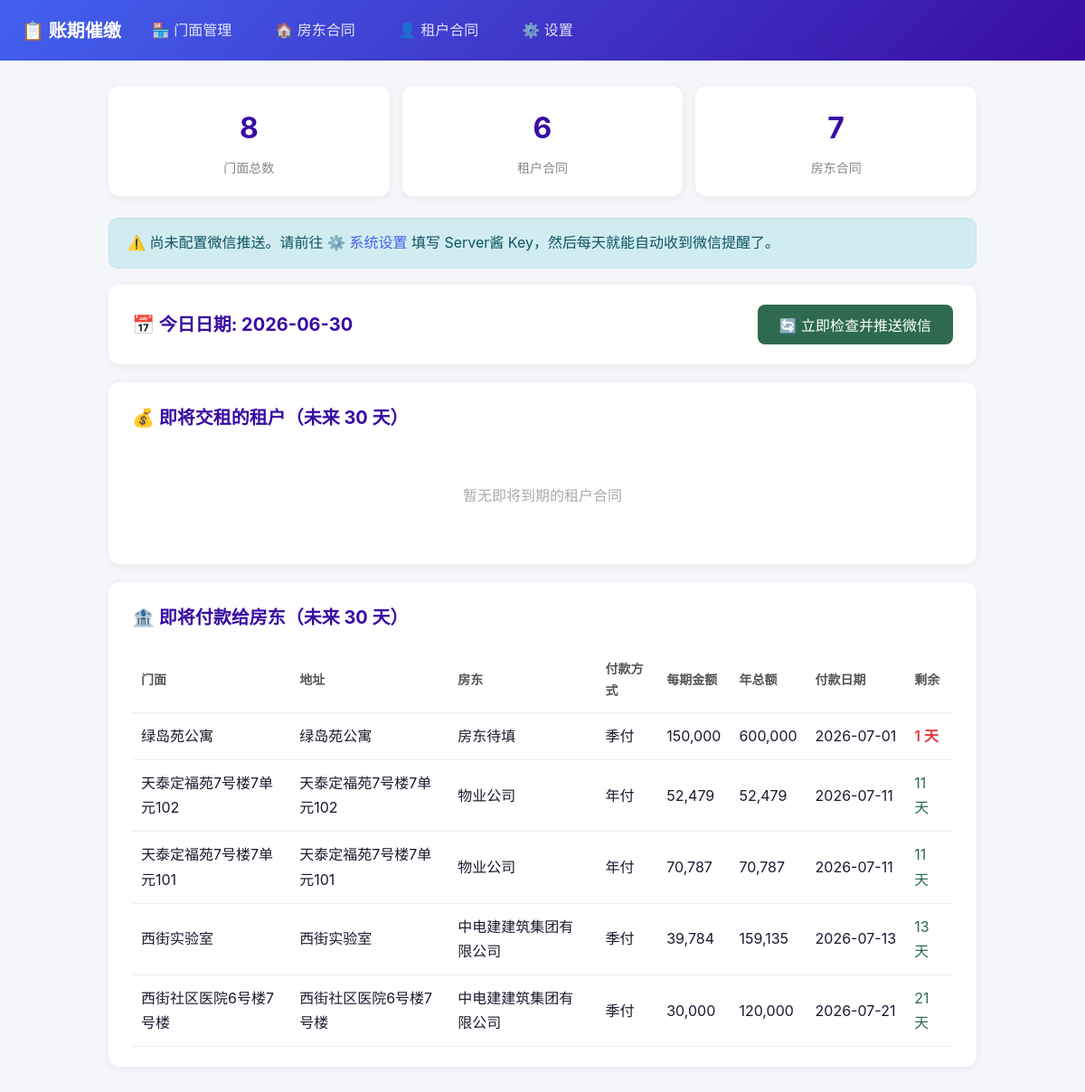
The page / on the database its author committed.
### tables this page shows
CREATE TABLE LandlordContracts (
            contract_id        INTEGER PRIMARY KEY AUTOINCREMENT,
            shop_id            INTEGER NOT NULL,
            landlord_name      TEXT NOT NULL,
            landlord_phone     TEXT DEFAULT '',
            signing_date       TEXT DEFAULT '',
            annual_amount      REAL DEFAULT 0,
            payment_method     TEXT DEFAULT '年付',
            installment_amount REAL DEFAULT 0,
            end_date           TEXT DEFAULT '',
            next_payment_date  TEXT NOT NULL
        );

CREATE TABLE Shops (
            shop_id    INTEGER PRIMARY KEY AUTOINCREMENT,
            shop_name  TEXT NOT NULL,
            address    TEXT DEFAULT ''
        );

### app.py (the view)
@app.route("/")
def index():
    conn = get_conn()
    today = date.today()
    tn = sql_now()
    tn30 = sql_now_plus(30)
    upcoming_tenants = conn.execute("""
        SELECT s.shop_name, s.address, t.tenant_name, t.tenant_phone, t.annual_amount, t.payment_method, t.installment_amount, t.next_payment_date
        FROM TenantContracts t
        JOIN Shops s ON s.shop_id = t.shop_id
        WHERE t.next_payment_date >= ?
          AND t.next_payment_date <= ?
        ORDER BY t.next_payment_date
    """, (tn, tn30)).fetchall()
    upcoming_landlords = conn.execute("""
        SELECT s.shop_name, s.address, l.landlord_name, l.landlord_phone, l.annual_amount, l.payment_method, l.installment_amount, l.next_payment_date
        FROM LandlordContracts l
        JOIN Shops s ON s.shop_id = l.shop_id
        WHERE l.next_payment_date >= ?
          AND l.next_payment_date <= ?
        ORDER BY l.next_payment_date
    """, (tn, tn30)).fetchall()
    shop_count = conn.execute("SELECT COUNT(*) AS c FROM Shops").fetchone()["c"]
    tenant_count = conn.execute("SELECT COUNT(*) AS c FROM TenantContracts").fetchone()["c"]
    landlord_count = conn.execute("SELECT COUNT(*) AS c FROM LandlordContracts").fetchone()["c"]
    conn.close()
    return render_template("index.html",
        today=today,
        upcoming_tenants=upcoming_tenants,
        upcoming_landlords=upcoming_landlords,
        shop_count=shop_count,
        tenant_count=tenant_count,
        landlord_count=landlord_count,
        key_ok=app.config.get("SCKEY", SCKEY) != "请替换为你的Server酱KEY",
    )

### app.py (called while the page is built)
@app.template_filter("to_date")
def to_date_filter(date_str):
    return datetime.strptime(date_str, DATE_FMT).date()

def get_conn():
    conn = sqlite3.connect(DB_PATH, timeout=30)
    conn.row_factory = sqlite3.Row
    conn.execute("PRAGMA journal_mode=WAL")
    conn.execute("PRAGMA foreign_keys=ON")
    return conn

def sql_now():
    return date.today().isoformat()

def sql_now_plus(days):
    return (date.today() + timedelta(days=days)).isoformat()

### templates/index.html (shortened to what this page needs)
{% extends "base.html" %}
{% block content %}
<div class="stats">
    <div class="stat-card">
        <div class="num">{{ shop_count }}</div>
        <div class="label">门面总数</div>
    </div>
    <div class="stat-card">
        <div class="num">{{ tenant_count }}</div>
        <div class="label">租户合同</div>
    </div>
    <div class="stat-card">
        <div class="num">{{ landlord_count }}</div>
        <div class="label">房东合同</div>
    </div>
</div>
{% if not key_ok %}
<div class="flash info">
    ⚠️ 尚未配置微信推送。请前往
    <a href="{{ url_for('settings') }}">⚙️ 系统设置</a>
    填写 Server酱 Key，然后每天就能自动收到微信提醒了。
</div>
{% endif %}
<div class="card" style="display:flex; align-items:center; justify-content:space-between; flex-wrap:wrap; gap:12px;">
    <div>
        <h2 style="margin-bottom:0;">📅 今日日期: {{ today.isoformat() }}</h2>
    </div>
    <form method="POST" action="{{ url_for('check_now') }}">
        <button type="submit" class="btn btn-success">🔄 立即检查并推送微信</button>
    </form>
</div>
<div class="card">
    <h2>💰 即将交租的租户（未来 30 天）</h2>
    {% if upcoming_tenants %}
    <div class="table-wrap">
    <table>
        <thead>
            <tr><th>门面</th><th>地址</th><th>租户</th><th>付款方式</th><th>每期金额</th><th>年总额</th><th>交租日期</th><th>剩余</th></tr>
        </thead>
        <tbody>
            {% for r in upcoming_tenants %}
            {% set days = (r.next_payment_date | string | to_date - today).days %}
            <tr>
                <td>{{ r.shop_name }}</td>
                <td>{{ r.address or '-' }}</td>
                <td>{{ r.tenant_name }}</td>
                <td>{{ r.payment_method or '年付' }}</td>
                <td>{{ '{:,.0f}'.format(r.installment_amount) if r.installment_amount else '-' }}</td>
                <td>{{ '{:,.0f}'.format(r.annual_amount) if r.annual_amount else '-' }}</td>
                <td class="nowrap">{{ r.next_payment_date }}</td>
                <td class="{% if days <= 3 %}tag-urgent{% elif days <= 7 %}tag-warn{% else %}tag-ok{% endif %}">
                    {{ days }} 天
                </td>
            </tr>
            {% endfor %}
        </tbody>
    </table>
    </div>
    {% else %}
    <div class="empty">暂无即将到期的租户合同</div>
    {% endif %}
</div>
<div class="card">
    <h2>🏦 即将付款给房东（未来 30 天）</h2>
    {% if upcoming_landlords %}
    <div class="table-wrap">
    <table>
        <thead>
            <tr><th>门面</th><th>地址</th><th>房东</th><th>付款方式</th><th>每期金额</th><th>年总额</th><th>付款日期</th><th>剩余</th></tr>
        </thead>
        <tbody>
            {% for r in upcoming_landlords %}
            {% set days = (r.next_payment_date | string | to_date - today).days %}
            <tr>
                <td>{{ r.shop_name }}</td>
                <td>{{ r.address or '-' }}</td>
                <td>{{ r.landlord_name }}</td>
                <td>{{ r.payment_method or '年付' }}</td>
                <td>{{ '{:,.0f}'.format(r.installment_amount) if r.installment_amount else '-' }}</td>
                <td>{{ '{:,.0f}'.format(r.annual_amount) if r.annual_amount else '-' }}</td>
                <td class="nowrap">{{ r.next_payment_date }}</td>
                <td class="{% if days <= 5 %}tag-urgent{% elif days <= 10 %}tag-warn{% else %}tag-ok{% endif %}">
                    {{ days }} 天
                </td>
            </tr>
            {% endfor %}
        </tbody>
    </table>
    </div>
    {% else %}
    <div class="empty">暂无即将到期的房东合同</div>
    {% endif %}
</div>
{% endblock %}

### templates/base.html (style rules this page uses)
*, *::before, *::after { box-sizing: border-box; margin: 0; padding: 0; }
body { font-family: -apple-system, "PingFang SC", "Microsoft YaHei", sans-serif; font-size: 17px; line-height: 1.7; color: #1a1a2e; background: #f5f6fa; min-height: 100vh; }
a { color: #4361ee; text-decoration: none; }
.flash { padding: 14px 20px; border-radius: 10px; margin-bottom: 18px; font-size: 16px; line-height: 1.6; }
.flash.info { background: #d1ecf1; color: #0c5460; border: 1px solid #bee5eb; }
.card { background: #fff; border-radius: 12px; padding: 22px 26px; box-shadow: 0 2px 8px rgba(0,0,0,.06); margin-bottom: 20px; }
.card h2 { font-size: 20px; margin-bottom: 16px; color: #3a0ca3; }
.table-wrap { overflow-x: auto; }
table { width: 100%; border-collapse: collapse; font-size: 16px; }
th, td { text-align: left; padding: 12px 10px; border-bottom: 1px solid #eee; }
th { font-weight: 600; color: #555; font-size: 14px; }
.btn, button { display: inline-block; padding: 10px 24px; border: none; border-radius: 8px; font-size: 16px; cursor: pointer; text-decoration: none; transition: background .15s; }
.btn-success { background: #2d6a4f; color: #fff; }
.stats { display: grid; grid-template-columns: repeat(auto-fit, minmax(140px,1fr)); gap: 14px; margin-bottom: 24px; }
.stat-card { background: #fff; border-radius: 12px; padding: 20px; text-align: center; box-shadow: 0 2px 8px rgba(0,0,0,.06); }
.stat-card .num { font-size: 32px; font-weight: 700; color: #3a0ca3; }
.stat-card .label { font-size: 14px; color: #888; margin-top: 4px; }
.empty { text-align: center; color: #aaa; padding: 40px 0; font-size: 16px; }
.tag-urgent { color: #e63946; font-weight: 600; }
.tag-ok { color: #2d6a4f; }
.nowrap { white-space: nowrap; }

### rows shown on the page
LandlordContracts: shop_name "绿岛苑公寓", address "绿岛苑公寓", landlord_name "房东待填", payment_method "季付", installment_amount "150,000", annual_amount "600,000", next_payment_date "2026-07-01"
LandlordContracts: shop_name "天泰定福苑7号楼7单元102", address "天泰定福苑7号楼7单元102", landlord_name "物业公司", payment_method "年付", installment_amount "52,479", annual_amount "52,479", next_payment_date "2026-07-11"
LandlordContracts: shop_name "天泰定福苑7号楼7单元101", address "天泰定福苑7号楼7单元101", landlord_name "物业公司", payment_method "年付", installment_amount "70,787", annual_amount "70,787", next_payment_date "2026-07-11"
LandlordContracts: shop_name "西街实验室", address "西街实验室", landlord_name "中电建建筑集团有限公司", payment_method "季付", installment_amount "39,784", annual_amount "159,135", next_payment_date "2026-07-13"
LandlordContracts: shop_name "西街社区医院6号楼7号楼", address "西街社区医院6号楼7号楼", landlord_name "中电建建筑集团有限公司", payment_method "季付", installment_amount "30,000", annual_amount "120,000", next_payment_date "2026-07-21"

### other values the page prints
{{ shop_count }} "8"
{{ tenant_count }} "6"
{{ landlord_count }} "7"
